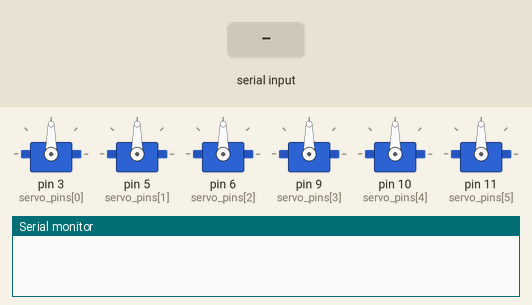
Bench run of a sketch on a simulated Arduino Uno, built with avr-gcc and run on an emulated ATmega328P. On the bench: 6 × servo, the last lines printed to the serial monitor. The inputs (shaded band) are chosen by the test bench.

Above: at 1.2 s.
1.3 s: "90,45,200\n" received over Serial
At 1.9 s:
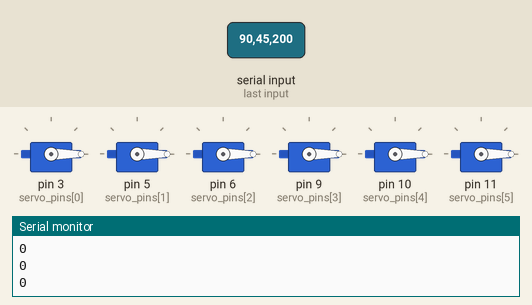
2.8 s: "90,45,200,10,150,30\n" received over Serial
At 3.9 s:
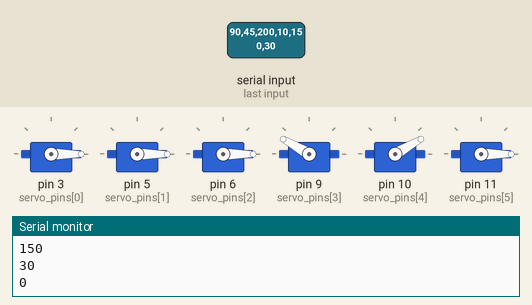
4.3 s: "90,45\n" received over Serial
At 5.0 s:
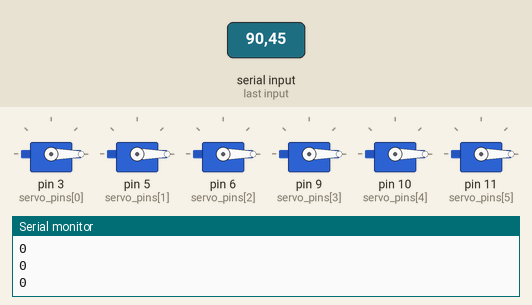
5.8 s: "30,150,10,200,45,90\n" received over Serial
At 6.2 s:
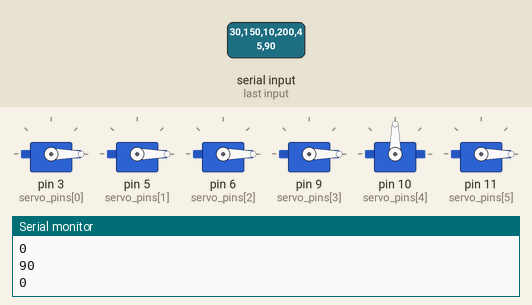
7.3 s: "1,90,45\n" received over Serial
At 8.5 s:
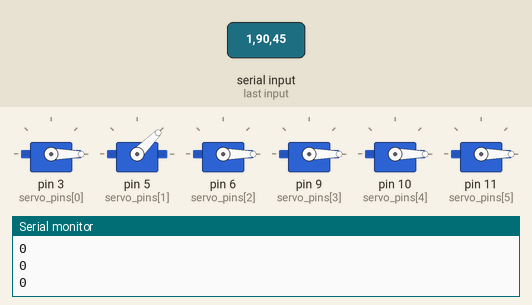
8.8 s: "30,150,10\n" received over Serial
At 9.7 s:
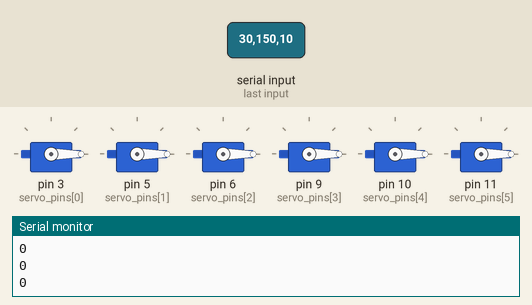
Timing chart, 0 to 11.3 s (numbered marks = the images above; inputs shaded):
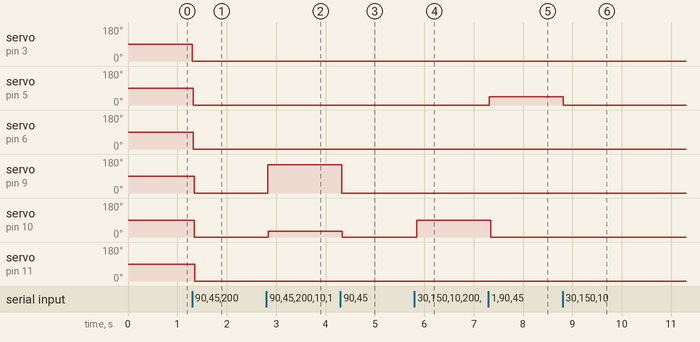

The sketch:

Ard-RpiControl.ino
```cpp
#include <Servo.h>
#define SERVOS 6
Servo myservo[SERVOS];
int servo_pins[SERVOS] = {3,5,6,9,10,11};
void setup() {
  Serial.begin(115200); // Initialize serial with a baud rate of 115200 bps
  for(int i = 0; i < SERVOS; i++) {
    myservo[i].attach(servo_pins[i]);
}
}


void loop() {

  int angle = 0;

  while(Serial.available() > 0) {

    String input = Serial.readStringUntil('\n');
    String iThrottle = input.substring(1,4);
    String iRoll = input.substring(5,8);
    String iYaw = input.substring(9,12);
    String iPitch = input.substring(13,16);
    String iAux1 = input.substring(17,20);
    String iAux2 = input.substring(21,24);
    int Throttle = iThrottle.toInt();
    int Roll = iRoll.toInt();
    int Yaw = iYaw.toInt();
    int Pitch = iPitch.toInt();
    int Aux1 = iAux1.toInt();
    int Aux2 = iAux2.toInt();
    Serial.println(input);
    Serial.println(Throttle);
    Serial.println(Roll);
    Serial.println(Yaw);
    Serial.println(Pitch);
    Serial.println(Aux1);
    Serial.println(Aux2);
   myservo[0].write(Throttle); //Throttle
   delay(10);
   myservo[1].write(Roll); //Roll
   delay(10);
   myservo[2].write(Yaw); //Yaw
   delay(10);
   myservo[3].write(Pitch); //Pitch
   delay(10);
   myservo[4].write(Aux1); //Aux1
   delay(10);
   myservo[5].write(Aux2); //Aux2
   delay(10);


  }
}
```

Measured:
- after the input at 1.3 s, servo on pin 3 (servo_pins[0]), servo on pin 5 (servo_pins[1]), servo on pin 6 (servo_pins[2]), servo on pin 9 (servo_pins[3]), servo on pin 10 (servo_pins[4]): 90° → 0° at once; servo on pin 11 (servo_pins[5]): 90° → 0° after 0.05 s
- after the input at 2.8 s, servo on pin 9 (servo_pins[3]): 0° → 150° at once; servo on pin 10 (servo_pins[4]): 0° → 30° at once
- after the input at 4.3 s, servo on pin 9 (servo_pins[3]): 150° → 0° at once; servo on pin 10 (servo_pins[4]): 30° → 0° at once
- after the input at 5.8 s, servo on pin 10 (servo_pins[4]): 0° → 90° at once
- after the input at 7.3 s, servo on pin 5 (servo_pins[1]): 0° → 45° at once; servo on pin 10 (servo_pins[4]): 90° → 0° at once
- after the input at 8.8 s, servo on pin 5 (servo_pins[1]): 45° → 0° at once
